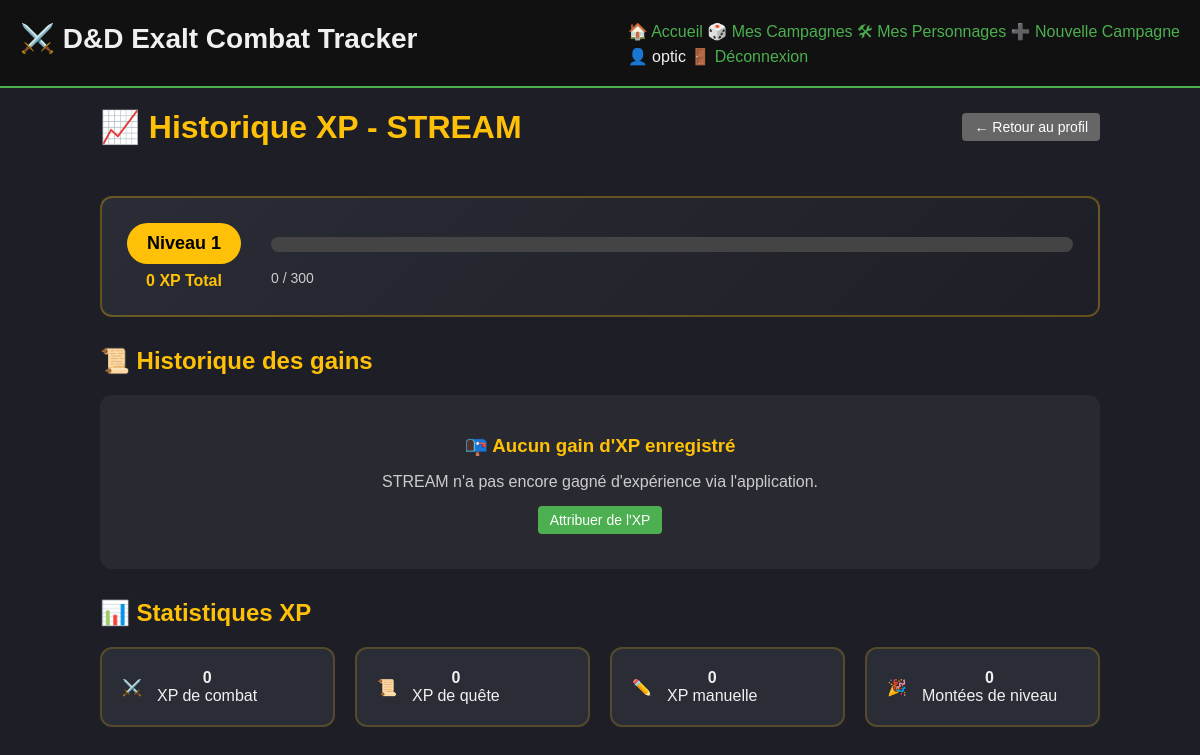
Page /xp/character/1/history (signed in) on the committed database.
### app/models/user.py (models this page shows, shortened)
class User(db.Model):
    id = db.Column(db.Integer, primary_key=True)
    username = db.Column(db.String(80), unique=True, nullable=False)
    email = db.Column(db.String(120), unique=True, nullable=False)
    password_hash = db.Column(db.String(255), nullable=False)
    role = db.Column(db.String(20), default='Joueur')  # Admin, MJ, Joueur
    is_verified = db.Column(db.Boolean, default=False)
    created_at = db.Column(db.DateTime, default=datetime.utcnow)
    last_login = db.Column(db.DateTime)
    is_active = db.Column(db.Boolean, default=True)
    campaign_memberships = db.relationship('CampaignMember', backref='member_user', lazy=True)

### app/models/character.py (models this page shows, shortened)
class CharacterTemplate(db.Model):
    id = db.Column(db.Integer, primary_key=True)
    owner_id = db.Column(db.Integer, db.ForeignKey('user.id'), nullable=False)
    campaign_id = db.Column(db.Integer, db.ForeignKey('campaign.id'), nullable=True)
    character_type = db.Column(db.String(20), default='PJ')  # PJ, PNJ, Boss
    is_shared = db.Column(db.Boolean, default=False)  # Pour les PNJ partagés par le MJ
    is_public = db.Column(db.Boolean, default=False)  # Visible par tous
    visibility_level = db.Column(db.String(20), default='private')  # private, reduced, semi_complete, complete
    is_active = db.Column(db.Boolean, default=True)
    name = db.Column(db.String(100), nullable=False)
    first_name = db.Column(db.String(50))  # Prénom
    age = db.Column(db.Integer)  # Âge
    background_story = db.Column(db.Text)  # Histoire/background
    character_class = db.Column(db.String(50))
    race = db.Column(db.String(50))
    level = db.Column(db.Integer, default=1)
    notes = db.Column(db.Text)
    private_notes = db.Column(db.Text)
    hp_max = db.Column(db.Integer, nullable=False)
    ac_base = db.Column(db.Integer, nullable=False)
    initiative_bonus = db.Column(db.Integer, default=0)
    force = db.Column(db.Integer, default=10)
    dexterite = db.Column(db.Integer, default=10)
    constitution = db.Column(db.Integer, default=10)
    intelligence = db.Column(db.Integer, default=10)
    sagesse = db.Column(db.Integer, default=10)
    charisme = db.Column(db.Integer, default=10)
    maitrise_force = db.Column(db.Boolean, default=False)
    maitrise_dexterite = db.Column(db.Boolean, default=False)
    maitrise_constitution = db.Column(db.Boolean, default=False)
    maitrise_intelligence = db.Column(db.Boolean, default=False)
    maitrise_sagesse = db.Column(db.Boolean, default=False)
    maitrise_charisme = db.Column(db.Boolean, default=False)
    current_xp = db.Column(db.Integer, default=0)
    image_filename = db.Column(db.String(255), nullable=True)
    pdf_filename = db.Column(db.String(255), nullable=True)
    created_at = db.Column(db.DateTime, default=datetime.utcnow)
    owner = db.relationship('User', foreign_keys=[owner_id], backref=db.backref('owned_characters', lazy=True))
    campaigns = db.relationship('Campaign', secondary='character_campaign_association', backref='campaign_characters')
    @property
    def xp_for_next_level(self):
        XP_TABLE = {
            1: 0, 2: 300, 3: 900, 4: 2700, 5: 6500,
            6: 14000, 7: 23000, 8: 34000, 9: 48000, 10: 64000,
            11: 85000, 12: 100000, 13: 120000, 14: 140000, 15: 165000,
            16: 195000, 17: 225000, 18: 265000, 19: 305000, 20: 355000
        }
        if self.level >= 20:
            return XP_TABLE[20]
        return XP_TABLE.get(self.level + 1, 355000)
    @property
    def xp_for_current_level(self):
        XP_TABLE = {
            1: 0, 2: 300, 3: 900, 4: 2700, 5: 6500,
            6: 14000, 7: 23000, 8: 34000, 9: 48000, 10: 64000,
            11: 85000, 12: 100000, 13: 120000, 14: 140000, 15: 165000,
            16: 195000, 17: 225000, 18: 265000, 19: 305000, 20: 355000
        }
        return XP_TABLE.get(self.level, 0)
    @property
    def xp_progress_percentage(self):
        if self.level >= 20:
            return 100
        xp_needed_for_next = self.xp_for_next_level - self.xp_for_current_level
        xp_current_progress = self.current_xp - self.xp_for_current_level
        if xp_needed_for_next <= 0:
            return 100
        return min(100, (xp_current_progress / xp_needed_for_next) * 100)
    @property
    def can_level_up(self):
        return self.current_xp >= self.xp_for_next_level and self.level < 20
    def can_be_viewed_by(self, user, campaign=None):
        if not user:
            return self.visibility_level == 'complete' and self.is_public
        if user.role == 'Admin':
            return True
        if self.owner_id == user.id:
            return True

### app/routes/xp.py (the view)
@bp.route('/character/<int:character_id>/history')
@login_required  # ✅ AJOUT : Protection obligatoire
def xp_history(character_id):
    character = CharacterTemplate.query.get_or_404(character_id)
    if not character.can_be_viewed_by(g.current_user):
        flash('Vous n\'êtes pas autorisé à voir l\'historique de ce personnage.', 'error')
        return redirect(url_for('main.index'))
    xp_logs = XPService.get_character_xp_history(character_id)
    return render_template(
        'xp_history.html',
        character=character,
        xp_logs=xp_logs
    )

### app/services/auth_service.py (called while the page is built)
    @staticmethod
    def get_user_by_id(user_id):
        return User.query.get(user_id)

### app/services/xp_service.py (called while the page is built)
    @staticmethod
    def get_character_xp_history(character_id):
        return XPLog.query.filter_by(character_id=character_id).order_by(XPLog.timestamp.desc()).all()

### templates/xp_history.html (shortened to what this page needs)
{% extends "base.html" %}
{% block content %}
<div class="xp-history-container">
    <div class="xp-header">
        <h1>📈 Historique XP - {{ character.name }}</h1>
        <a href="{{ url_for('template.character_profile', id=character.id) }}" class="btn btn-secondary">← Retour au profil</a>
    </div>
    <div class="xp-summary-card">
        <div class="xp-summary-info">
            <div class="current-level">
                <div class="level-badge">Niveau {{ character.level }}</div>
                <div class="xp-total">{{ character.current_xp }} XP Total</div>
            </div>
            <div class="xp-progress">
                <div class="xp-bar-container">
                </div>
                <div class="xp-progress-text">
                    {{ character.current_xp - character.xp_for_current_level }} / {{ character.xp_for_next_level - character.xp_for_current_level }}
                </div>
            </div>
        </div>
    </div>
    <div class="xp-logs-section">
        <h2>📜 Historique des gains</h2>
        {% if xp_logs %}
            <div class="xp-logs-list">
                {% for log in xp_logs %}
                <div class="xp-log-card">
                    <div class="xp-log-header">
                        <div class="xp-amount {% if log.xp_amount > 0 %}xp-positive{% else %}xp-negative{% endif %}">
                            {% if log.xp_amount > 0 %}+{% endif %}{{ log.xp_amount }} XP
                        </div>
                        <div class="xp-date">{{ log.timestamp.strftime('%d/%m/%Y %H:%M') }}</div>
                    </div>
                    <div class="xp-log-body">
                        <div class="xp-source">
                            {% if log.xp_source == 'combat' %}
                                <span class="source-icon">⚔️</span> Combat
                            {% elif log.xp_source == 'quest' %}
                                <span class="source-icon">📜</span> Quête
                            {% elif log.xp_source == 'roleplay' %}
                                <span class="source-icon">🎭</span> Roleplay
                            {% elif log.xp_source == 'exploration' %}
                                <span class="source-icon">🗺️</span> Exploration
                            {% else %}
                                <span class="source-icon">✏️</span> Manuel
                            {% endif %}
                        </div>
                        {% if log.description %}
                            <div class="xp-description">{{ log.description }}</div>
                        {% endif %}
                        {% if log.level_before != log.level_after %}
                            <div class="level-change">
                                🎉 Montée de niveau ! {{ log.level_before }} → {{ log.level_after }}
                            </div>
                        {% endif %}
                        <div class="xp-metadata">
                            <span>Attribué par : {{ log.awarded_by }}</span>
                            {% if log.combat_id %}
                                <span> • <a href="{{ url_for('summary.combat_summary', combat_id=log.combat_id) }}">Voir combat</a></span>
                            {% endif %}
                        </div>
                    </div>
                </div>
                {% endfor %}
            </div>
        {% else %}
            <div class="no-xp-logs">
                <div class="empty-state">
                    <h3>📭 Aucun gain d'XP enregistré</h3>
                    <p>{{ character.name }} n'a pas encore gagné d'expérience via l'application.</p>
                    <a href="{{ url_for('template.character_profile', id=character.id) }}" class="btn btn-primary">Attribuer de l'XP</a>
                </div>
            </div>
        {% endif %}
    </div>
    <div class="xp-stats-section">
        <h2>📊 Statistiques XP</h2>
        <div class="xp-stats-grid">
            {% set total_combat_xp = xp_logs|selectattr("xp_source", "equalto", "combat")|sum(attribute="xp_amount") %}
            {% set total_manual_xp = xp_logs|selectattr("xp_source", "equalto", "manual")|sum(attribute="xp_amount") %}
            {% set total_quest_xp = xp_logs|selectattr("xp_source", "equalto", "quest")|sum(attribute="xp_amount") %}
            {% set level_ups = xp_logs|selectattr("level_before", "ne", "level_after")|list|length %}
            <div class="stat-card">
                <div class="stat-icon">⚔️</div>
                <div class="stat-content">
                    <div class="stat-value">{{ total_combat_xp }}</div>
                    <div class="stat-label">XP de combat</div>
                </div>
            </div>
            <div class="stat-card">
                <div class="stat-icon">📜</div>
                <div class="stat-content">
                    <div class="stat-value">{{ total_quest_xp }}</div>
                    <div class="stat-label">XP de quête</div>
                </div>
            </div>
            <div class="stat-card">
                <div class="stat-icon">✏️</div>
                <div class="stat-content">
                    <div class="stat-value">{{ total_manual_xp }}</div>
                    <div class="stat-label">XP manuelle</div>
                </div>
            </div>
            <div class="stat-card">
                <div class="stat-icon">🎉</div>
                <div class="stat-content">
                    <div class="stat-value">{{ level_ups }}</div>
                    <div class="stat-label">Montées de niveau</div>
                </div>
            </div>
        </div>
    </div>
</div>
{% endblock %}

### templates/base.html (shortened to what this page needs)
<!DOCTYPE html>
<html lang="fr">
<head>
    <link rel="stylesheet" href="{{ url_for('static', filename='css/base.css') }}">
    <link rel="stylesheet" href="{{ url_for('static', filename='css/layout.css') }}">
    <link rel="stylesheet" href="{{ url_for('static', filename='css/components.css') }}">
    <link rel="stylesheet" href="{{ url_for('static', filename='css/combat.css') }}">
    <link rel="stylesheet" href="{{ url_for('static', filename='css/dashboard.css') }}">
    <link rel="stylesheet" href="{{ url_for('static', filename='css/hud.css') }}">
    <link rel="stylesheet" href="{{ url_for('static', filename='css/templates.css') }}">
    <link rel="stylesheet" href="{{ url_for('static', filename='css/character.css') }}">
    <link rel="stylesheet" href="{{ url_for('static', filename='css/responsive.css') }}">
    <link rel="stylesheet" href="{{ url_for('static', filename='css/summary.css') }}">
    <link rel="stylesheet" href="{{ url_for('static', filename='css/exp_history.css') }}">
</head>
<body>
    <header>
        <h1>⚔️ D&D Exalt Combat Tracker</h1>
        <nav>
            <a href="{{ url_for('main.index') }}">🏠 Accueil</a>
            {% if session.user_id %}
                <a href="{{ url_for('campaign.list_campaigns') }}">🎲 Mes Campagnes</a>
                <a href="{{ url_for('template.manage_templates') }}">🛠 Mes Personnages</a>
                {% if current_user and current_user.role in ['MJ', 'Admin'] %}
                    <a href="{{ url_for('campaign.create_campaign') }}">➕ Nouvelle Campagne</a>
                {% endif %}
                <div class="user-menu">
                    <span>👤 {{ current_user.username if current_user else 'Utilisateur' }}</span>
                    <a href="{{ url_for('auth.logout') }}">🚪 Déconnexion</a>
                </div>
            {% else %}
                <div class="auth-links">
                    <a href="{{ url_for('auth.login') }}">🔐 Connexion</a>
                    <a href="{{ url_for('auth.register') }}">📝 Inscription</a>
                </div>
            {% endif %}
        </nav>
    </header>
    <main>
        {% block content %}{% endblock %}
    </main>
</body>
</html>

### static/css/base.css (style rules this page uses)
body { font-family: Arial, sans-serif; background-color: #1e1f26; color: #f0f0f0; margin: 0; padding: 0; }
header { background: #111; padding: 20px; display: flex; justify-content: space-between; align-items: center; border-bottom: 2px solid #4caf50; }
header h1 { font-size: 28px; font-weight: bold; }
h1, h2, h3 { margin: 0 0 10px 0; }
main { padding: 20px; }
a { color: #4caf50; text-decoration: none; }

### static/css/components.css (style rules this page uses)
.btn, .btn-primary, .btn-danger, .btn-secondary { padding: 6px 12px; border-radius: 4px; text-decoration: none; color: white; border: none; cursor: pointer; font-size: 14px; }
.btn { background: #555; }
.btn-primary { background: #4caf50; }
.btn-secondary { background: #666; }

### static/css/dashboard.css (style rules this page uses)
.stat-card { background: #2a2c36; padding: 20px; border-radius: 12px; text-align: center; border: 2px solid rgba(76, 175, 80, 0.3); }

### static/css/character.css (style rules this page uses)
.stat-value { font-size: 16px; font-weight: bold; }
.level-badge { background: #ffc107; color: black; padding: 8px 16px; border-radius: 20px; font-weight: bold; }
.xp-bar-container { background: #444; height: 12px; border-radius: 6px; overflow: hidden; margin: 10px 0; }

### static/css/exp_history.css (style rules this page uses)
.xp-history-container { max-width: 1000px; margin: 0 auto; display: flex; flex-direction: column; gap: 30px; }
.xp-header { display: flex; justify-content: space-between; align-items: center; margin-bottom: 20px; }
.xp-header h1 { color: #ffc107; margin: 0; }
.xp-summary-card { background: linear-gradient(135deg, #2a2c36, #1e1f26); padding: 25px; border-radius: 12px; border: 2px solid rgba(255, 193, 7, 0.3); }
.xp-summary-info { display: flex; justify-content: space-between; align-items: center; gap: 30px; }
.current-level { display: flex; flex-direction: column; gap: 8px; }
.level-badge { background: #ffc107; color: black; padding: 10px 20px; border-radius: 25px; font-weight: bold; font-size: 18px; text-align: center; }
.xp-total { font-size: 16px; font-weight: bold; color: #ffc107; text-align: center; }
.xp-progress { flex: 1; display: flex; flex-direction: column; gap: 8px; }
.xp-bar-container { background: #444; height: 15px; border-radius: 8px; overflow: hidden; }
.xp-progress-text { display: flex; justify-content: space-between; align-items: center; font-size: 14px; color: #ccc; }
.xp-logs-section h2 { color: #ffc107; margin-bottom: 20px; }
.no-xp-logs { background: rgba(255, 255, 255, 0.05); border-radius: 12px; padding: 40px; }
.empty-state { text-align: center; }
.empty-state h3 { color: #ffc107; margin-bottom: 15px; }
.empty-state p { color: #ccc; margin-bottom: 20px; }
.xp-stats-section h2 { color: #ffc107; margin-bottom: 20px; }
.xp-stats-grid { display: grid; grid-template-columns: repeat(auto-fit, minmax(200px, 1fr)); gap: 20px; }
.stat-card { background: #2a2c36; padding: 20px; border-radius: 12px; border: 2px solid rgba(255, 193, 7, 0.2); display: flex; align-items: center; gap: 15px; transition: all 0.3s ease; }

### rows in the picture
User: username "optic"
CharacterTemplate: name "STREAM", level "1", current_xp "0", character.current_xp-character.xp_for_current_level "0", character.xp_for_next_level-character.xp_for_current_level "300"

### other values in the picture
{{ total_combat_xp }} "0"
{{ total_quest_xp }} "0"
{{ total_manual_xp }} "0"
{{ level_ups }} "0"
